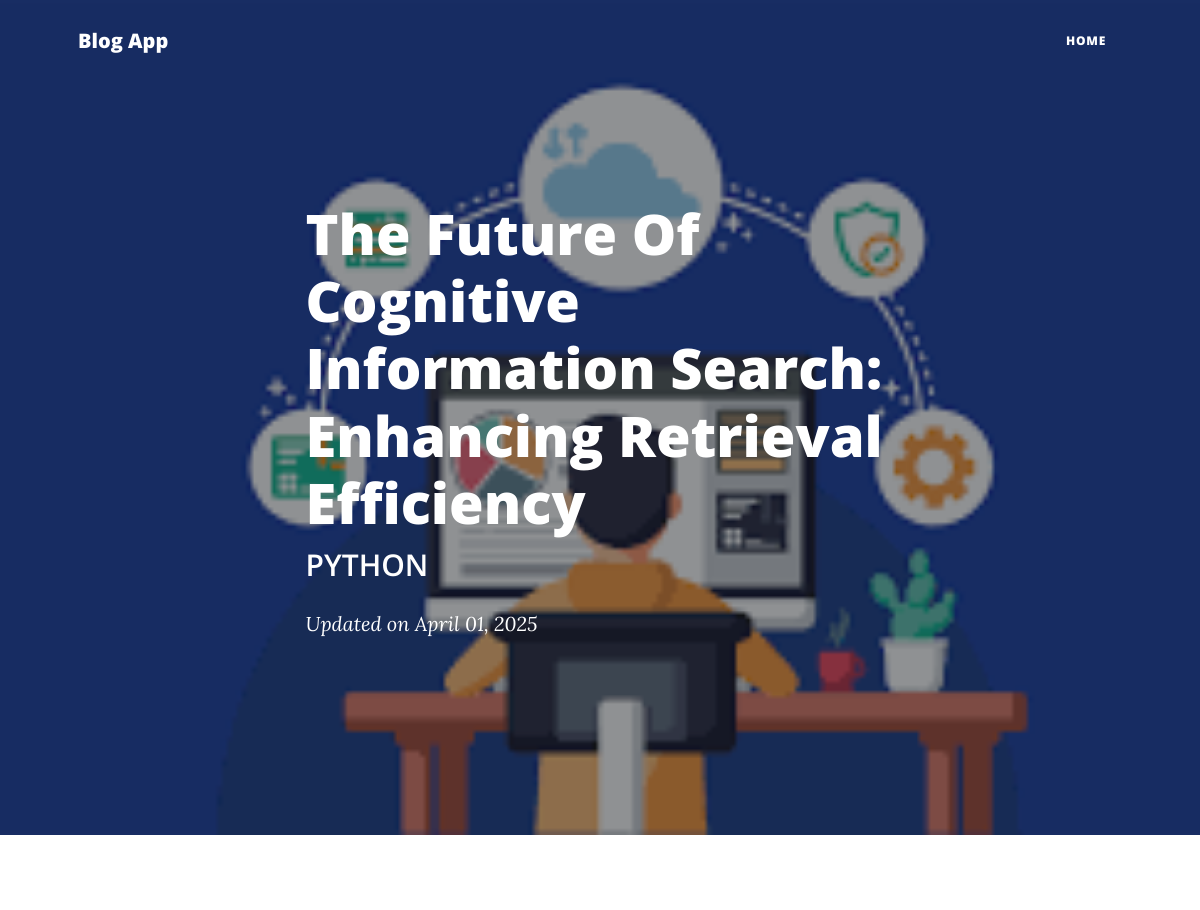
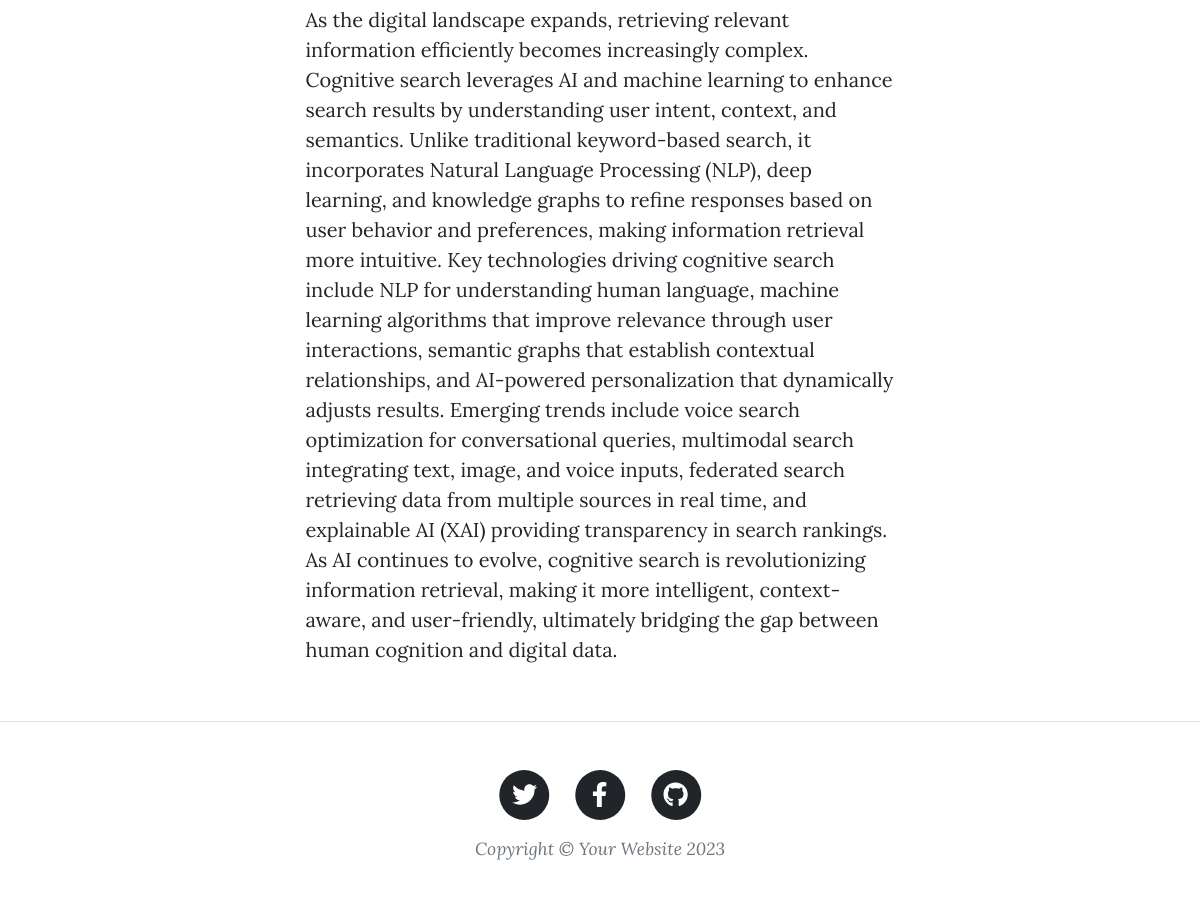
The page /blog/1 on the database its author committed (2 pictures, top to bottom).
### blog_app/models.py (models this page shows)
class Blog(models.Model):
    CATEGORY_CHOICES: list[tuple[str,str]] = [("python", "Python"), ("django", "Django"),
                        ("powerbi", "PowerBI"), ("scrapy", "Scrapy")]
    id = models.AutoField(primary_key=True)
    title = models.CharField(max_length=100)
    content = models.TextField()
    image = models.ImageField(upload_to="uploads/")
    category = models.CharField(choices=CATEGORY_CHOICES, max_length=100)
    created_at = models.DateTimeField(auto_now_add=True)
    updated_at = models.DateTimeField(auto_now=True)

### blog_app/views.py (the view)
# urls.py: path('blog/<int:pk>', BlogDetailView.as_view(), name="detail"),
class BlogDetailView(DetailView):
    model = Blog
    template_name: str = "blog_app/detail_base.html"
    context_object_name: str = "detail_data"
    http_method_names: list[str] = ["get"]

### blog_app/templates/blog_app/detail_base.html (shortened to what this page needs)
<!DOCTYPE html>
<html lang="en">
<head>
    {% load static %}
    <link href="{% static 'blog_app/css/styles.css' %}" rel="stylesheet" />
</head>
<body>
    <nav class="navbar navbar-expand-lg navbar-light" id="mainNav">
        <div class="container px-4 px-lg-5">
            <a class="navbar-brand" href="{% url 'blog:blog_list'%}">Blog App</a>
            <div class="collapse navbar-collapse" id="navbarResponsive">
                <ul class="navbar-nav ms-auto py-4 py-lg-0">
                    <li class="nav-item"><a class="nav-link px-lg-3 py-3 py-lg-4" href="{% url 'blog:blog_list'%}">Home</a></li>
                </ul>
            </div>
        </div>
    </nav>
    <header class="masthead" style="background-image: url('{{ detail_data.image.url }}');">
        <div class="container position-relative px-4 px-lg-5">
            <div class="row gx-4 gx-lg-5 justify-content-center">
                <div class="col-md-10 col-lg-8 col-xl-7">
                    <div class="post-heading">
                        <h1>{{ detail_data.title|title }}</h1>
                        <h2 class="subheading">{{ detail_data.category|upper }}</h2>
                        <span class="meta">
                            Updated on
                            {{ detail_data.updated_at|date:"F d, Y"}}
                        </span>
                    </div>
                </div>
            </div>
        </div>
    </header>
    <article class="mb-4">
        <div class="container px-4 px-lg-5">
            <div class="row gx-4 gx-lg-5 justify-content-center">
                <div class="col-md-10 col-lg-8 col-xl-7">
                    <p>{{ detail_data.content }}</p>
                </div>
            </div>
        </div>
    </article>
    <footer class="border-top">
        <div class="container px-4 px-lg-5">
            <div class="row gx-4 gx-lg-5 justify-content-center">
                <div class="col-md-10 col-lg-8 col-xl-7">
                    <ul class="list-inline text-center">
                        <li class="list-inline-item">
                            <a href="#!">
                                <span class="fa-stack fa-lg">
                                    <i class="fas fa-circle fa-stack-2x"></i>
                                    <i class="fab fa-twitter fa-stack-1x fa-inverse"></i>
                                </span>
                            </a>
                        </li>
                        <li class="list-inline-item">
                            <a href="#!">
                                <span class="fa-stack fa-lg">
                                    <i class="fas fa-circle fa-stack-2x"></i>
                                    <i class="fab fa-facebook-f fa-stack-1x fa-inverse"></i>
                                </span>
                            </a>
                        </li>
                        <li class="list-inline-item">
                            <a href="#!">
                                <span class="fa-stack fa-lg">
                                    <i class="fas fa-circle fa-stack-2x"></i>
                                    <i class="fab fa-github fa-stack-1x fa-inverse"></i>
                                </span>
                            </a>
                        </li>
                    </ul>
                    <div class="small text-center text-muted fst-italic">Copyright &copy; Your Website 2023</div>
                </div>
            </div>
        </div>
    </footer>
</body>
</html>

### rows shown on the page
Blog: image (picture), title "The Future Of Cognitive Information Search: Enhancing Retrieval Efficiency", category "PYTHON", updated_at "April 01, 2025", content "As the digital landscape expands, retrieving relevant information efficiently becomes increasingly complex. Cognitive search leverages AI and machine learning to enhance search results by understanding user intent, context, and semantics. Unlike traditional keyword-based search, it incorporates Natural Language Processing (NLP), deep learning, and knowledge graphs to refine responses based on user behavior and preferences, making information retrieval more intuitive. Key technologies driving cognitive search include NLP for understanding human language, machine learning algorithms that improve relevance through user interactions, semantic graphs that establish contextual relationships, and…"
